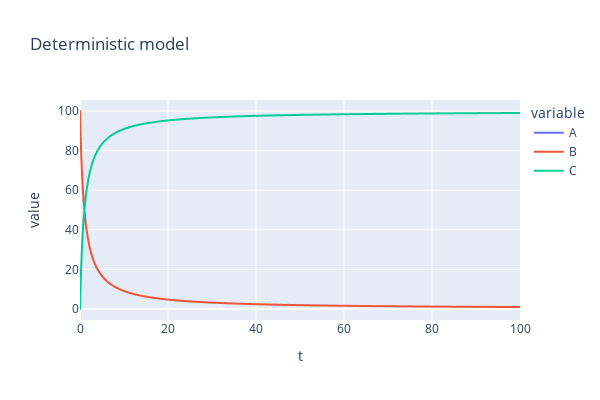

The notebook cell saved with this chart:
### Code cell
#@title Deterministic simulation code

import numpy as np
from scipy.integrate import solve_ivp
import plotly.express as px
import pandas as pd

z0 = [A0, B0, C0]
t_start = 0

def f(t,z):
    a,b,_ = z
    return [-k*a*b, -k*a*b, k*a*b]

sol = solve_ivp(f, [t_start, t_end], z0, rtol=1e-10, atol=1e-10, dense_output=True)

t = np.linspace(t_start,t_end,10001)

df = pd.DataFrame({"t": t, "A": sol.sol(t)[0], "B": sol.sol(t)[1], "C": sol.sol(t)[2]})

fig = px.line(data_frame=df, x="t", y=["A", "B", "C"], title="Deterministic model", height=400, width=600)
fig.show()

### Figure 1 — Plotly figure (JSON) as saved in the notebook; plotly's stock layout.template omitted (floating-point values rounded to 4 significant figures; data arrays with more than 128 entries replaced by an {"elided": "..."} marker saying what was removed)
{"data": [{"hovertemplate": "variable=A<br>t=%{x}<br>value=%{y}<extra></extra>", "legendgroup": "A", "line": {"color": "#636efa", "dash": "solid"}, "marker": {"symbol": "circle"}, "mode": "lines", "name": "A", "showlegend": true, "type": "scattergl", "x": {"elided": "10001 float values"}, "xaxis": "x", "y": {"elided": "10001 float values"}, "yaxis": "y"}, {"hovertemplate": "variable=B<br>t=%{x}<br>value=%{y}<extra></extra>", "legendgroup": "B", "line": {"color": "#EF553B", "dash": "solid"}, "marker": {"symbol": "circle"}, "mode": "lines", "name": "B", "showlegend": true, "type": "scattergl", "x": {"elided": "10001 float values"}, "xaxis": "x", "y": {"elided": "10001 float values"}, "yaxis": "y"}, {"hovertemplate": "variable=C<br>t=%{x}<br>value=%{y}<extra></extra>", "legendgroup": "C", "line": {"color": "#00cc96", "dash": "solid"}, "marker": {"symbol": "circle"}, "mode": "lines", "name": "C", "showlegend": true, "type": "scattergl", "x": {"elided": "10001 float values"}, "xaxis": "x", "y": {"elided": "10001 float values"}, "yaxis": "y"}], "layout": {"height": 400, "legend": {"title": {"text": "variable"}, "tracegroupgap": 0}, "title": {"text": "Deterministic model"}, "width": 600, "xaxis": {"anchor": "y", "domain": [0, 1], "title": {"text": "t"}}, "yaxis": {"anchor": "x", "domain": [0, 1], "title": {"text": "value"}}}}
